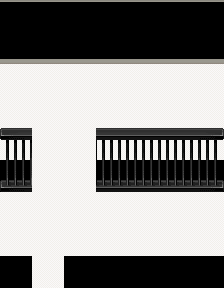

Tiled map render using the project's own tile images. Description and the whole map definition, tile-layer contents included, below:
An orthogonal 7x9 tile map with 32x32 px tiles, 4 tile layers (layer0, layer2, layer3, layer4), 1 hidden layer not drawn, 2 tilesets.

<map version="1.9" tiledversion="1.9.2" orientation="orthogonal" renderorder="right-down" width="7" height="9" tilewidth="32" tileheight="32" infinite="0" nextlayerid="6" nextobjectid="1">
 <tileset firstgid="1" source="res/add_more.tsx" />
 <tileset firstgid="513" source="res/room-01-udz.tsx" />
 <layer id="4" name="layer0" width="7" height="9">
  <data encoding="csv">
0,0,0,0,0,0,0,
0,0,0,0,0,0,0,
312,312,312,312,312,312,312,
312,312,312,312,312,312,312,
312,312,312,312,312,312,312,
0,312,312,0,0,0,0,
312,312,312,312,312,312,312,
312,312,312,312,312,312,312,
0,312,0,0,0,0,0
</data>
 </layer>
 <layer id="1" name="layer1" width="7" height="9" visible="0" locked="1">
  <data encoding="csv">
12,12,12,12,12,12,12,
12,12,12,12,12,12,12,
2,2,3,2,3,2,3,
2,2,3,2,3,2,3,
2,2,3,2,3,2,3,
2,2,3,2,3,2,3,
2,2,3,2,3,2,3,
2,2,3,2,3,2,3,
28,2,28,28,28,28,28
</data>
 </layer>
 <layer id="2" name="layer2" width="7" height="9" locked="1">
  <data encoding="csv">
16,16,16,16,16,16,16,
32,32,32,32,32,32,32,
0,0,0,0,0,0,0,
0,0,0,0,0,0,0,
0,0,0,0,0,0,0,
0,0,0,0,0,0,0,
0,0,0,0,0,0,0,
0,0,0,0,0,0,0,
0,0,0,0,0,0,0
</data>
 </layer>
 <layer id="3" name="layer3" width="7" height="9" locked="1">
  <data encoding="csv">
0,0,0,0,0,0,0,
0,0,0,0,0,0,0,
0,0,0,0,0,0,0,
0,0,0,0,0,0,0,
0,0,0,0,0,0,0,
617,624,624,618,618,618,619,
0,0,0,0,0,0,0,
0,0,0,0,0,0,0,
0,0,0,0,0,0,0
</data>
 </layer>
 <layer id="5" name="layer4" width="7" height="9" locked="1">
  <data encoding="csv">
0,0,0,0,0,0,0,
0,0,0,0,0,0,0,
0,0,0,0,0,0,0,
0,0,0,0,0,0,0,
609,0,0,610,610,610,611,
0,0,0,0,0,0,0,
0,0,0,0,0,0,0,
0,0,0,0,0,0,0,
0,0,0,0,0,0,0
</data>
 </layer>
</map>
